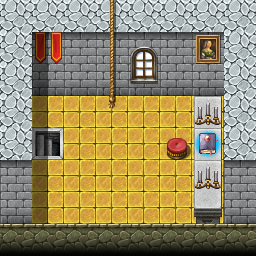

Below is a game level as drawn by its tile map, then a one-line description and the .tmx that defines it (tile-layer data replaced by summaries):
An orthogonal 8x8 tile map with 32x32 px tiles, 4 tile layers (Ground, Objects, Above, Top), 1 hidden layer not drawn, 10 tilesets and 5 objects (3x spawn, mapchange, key).

<map version="1.0" orientation="orthogonal" width="8" height="8" tilewidth="32" tileheight="32">
    <properties>
        <property name="colorfilter" value="none" />
    </properties>
    <tileset firstgid="1" name="map_12" tilewidth="32" tileheight="32">
        <image source="../drawable/map_12.png" width="256" height="256" />
    </tileset>
    <tileset firstgid="65" name="map_7" tilewidth="32" tileheight="32">
        <image source="../drawable/map_7.png" width="256" height="256" />
    </tileset>
    <tileset firstgid="129" name="map_5" tilewidth="32" tileheight="32">
        <image source="../drawable/map_5.png" width="256" height="256" />
    </tileset>
    <tileset firstgid="193" name="map_20" tilewidth="32" tileheight="32">
        <image source="../drawable/map_20.png" width="256" height="256" />
    </tileset>
    <tileset firstgid="257" name="map_23" tilewidth="32" tileheight="32">
        <image source="../drawable/map_23.png" width="256" height="256" />
    </tileset>
    <tileset firstgid="321" name="map_9" tilewidth="32" tileheight="32">
        <image source="../drawable/map_9.png" width="256" height="256" />
    </tileset>
    <tileset firstgid="385" name="map_10" tilewidth="32" tileheight="32">
        <image source="../drawable/map_10.png" width="256" height="256" />
    </tileset>
    <tileset firstgid="449" name="map_11" tilewidth="32" tileheight="32">
        <image source="../drawable/map_11.png" width="256" height="256" />
    </tileset>
    <tileset firstgid="513" name="map_0" tilewidth="32" tileheight="32">
        <image source="../drawable/map_0.png" width="256" height="256" />
    </tileset>
    <tileset firstgid="577" name="map_2" tilewidth="32" tileheight="32">
        <image source="../drawable/map_2.png" width="256" height="256" />
    </tileset>
    <layer name="Ground" width="8" height="8">
        <data>[64 cells, 64 non-empty, 5 distinct tile ids]</data>
    </layer>
    <layer name="Objects" width="8" height="8">
        <data>[64 cells, 14 non-empty, 11 distinct tile ids]</data>
    </layer>
    <layer name="Above" width="8" height="8">
        <data>[64 cells, 8 non-empty, 3 distinct tile ids]</data>
    </layer>
    <layer name="Top" width="8" height="8">
        <data>[64 cells, 1 non-empty, 1 distinct tile ids]</data>
    </layer>
    <layer name="Walkable" width="8" height="8" visible="0">
        <data>[64 cells, 43 non-empty, 1 distinct tile ids]</data>
    </layer>
    <objectgroup name="Mapevents">
        <object name="down" type="mapchange" x="32" y="128" width="32" height="32">
            <properties>
                <property name="map" value="brimhaven_church" />
                <property name="place" value="up" />
            </properties>
        </object>
    </objectgroup>
    <objectgroup name="Spawn">
        <object name="brv_churchcat" type="spawn" x="64" y="160" width="128" height="64">
            <properties>
                <property name="spawngroup" value="brv_churchcat" />
            </properties>
        </object>
        <object name="brv_churchmouse" type="spawn" x="96" y="192" width="64" height="32">
            <properties>
                <property name="spawngroup" value="brv_churchmouse" />
            </properties>
        </object>
        <object name="brv_churchman" type="spawn" x="32" y="96" width="32" height="32">
            <properties>
                <property name="spawngroup" value="brv_churchman" />
            </properties>
        </object>
    </objectgroup>
    <objectgroup name="Keys" visible="0">
        <object name="brv_ring_bells" type="key" x="96" y="64" width="32" height="32">
            <properties>
                <property name="phrase" value="brv_ring_bells_10" />
                <property name="requireId" value="andor" />
                <property name="requireNegation" value="true" />
                <property name="requireType" value="questProgress" />
                <property name="requireValue" value="1" />
            </properties>
        </object>
    </objectgroup>
</map>
